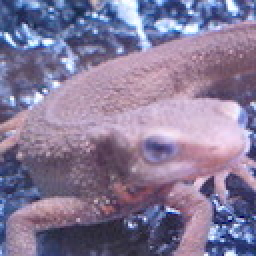
#> input picture Question_21_30/codes/imori.jpg, 128 x 128 px (shown 2 times larger)
$ python question28.py   (older library calls are emulated)
#> lines starting #> are read from the running program, lines starting #| are printed output that depends on the picture
import cv2
import numpy as np
import matplotlib.pyplot as plt

img = cv2.imread("imori.jpg").astype(np.float)
H,W,C=img.shape
#> H = 128; W = 128; C = 3

a=1.
b=0.
c=0.
d=1.
tx = 30
ty = 30

y = np.arange(H).repeat(W).reshape(W, -1)
x = np.tile(np.arange(W), (H, 1))

out =np.zeros((H+1,W+1,C),dtype=np.float32)

x_new=a*x+b*y+tx
y_new=c*x+d*y+ty

x_new=np.minimum(np.maximum(x_new, 0), W).astype(np.int)
y_new=np.minimum(np.maximum(y_new, 0), H).astype(np.int)

out[y_new,x_new]=img[y,x]
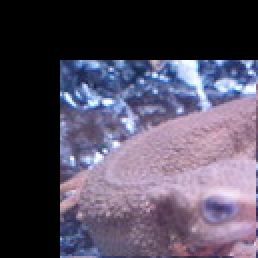
#> out: shape (129, 129, 3) float32 (shown 2 times larger); mean B, G, R 93.7, 75.5, 82
out=out[:H,:W]
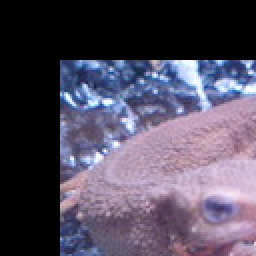
#> out: shape (128, 128, 3) float32 (shown 2 times larger); mean B, G, R 93.6, 75.5, 82
out=out.astype(np.uint8)

# Save result
cv2.imshow("result", out)
cv2.waitKey(0)
cv2.imwrite("question28.jpg", out)
